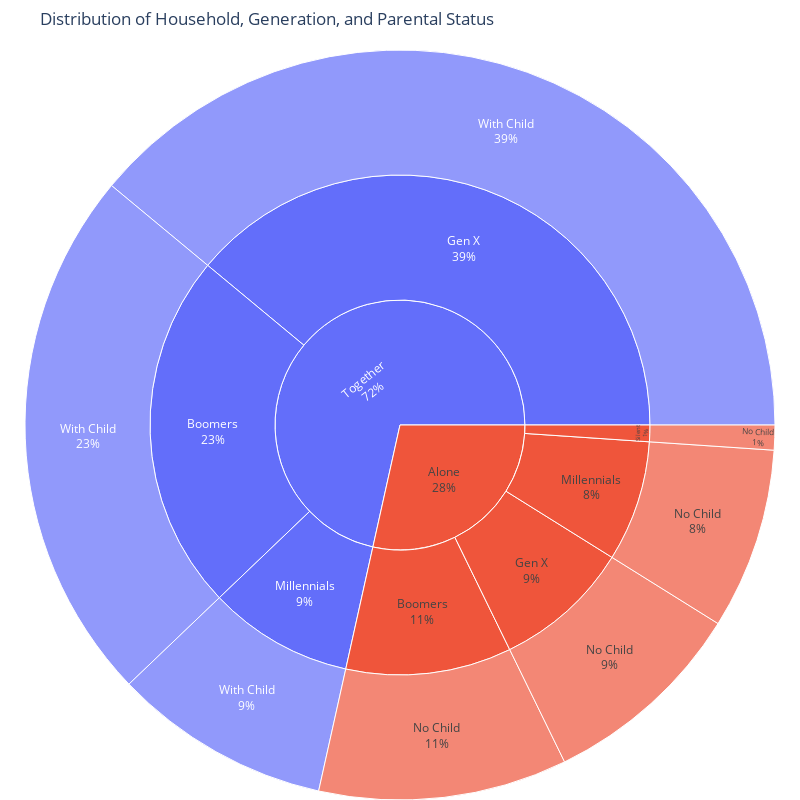

This figure's notebook cell:
### Code cell
# Calculating the Distribution of Individuals by Household Status, Generation, and Parental Status
df_sb = df.groupby(["household", "gen", "is_parent"]).size().reset_index(name="count")
df_sb["household"] = df_sb["household"].replace({0: "Alone", 1: "Together"})
df_sb["is_parent"] = df_sb["is_parent"].replace({0: "No Child", 1: "With Child"})
fig = px.sunburst(
    df_sb, 
    path=["household", "gen", "is_parent"],  
    values="count",  
    title="Distribution of Household, Generation, and Parental Status"
)
fig.update_traces(textinfo="label+percent entry") 
fig.update_layout(
    margin=dict(t=50, l=0, r=0, b=0), 
    height=800, 
    width=800, 
)
fig.show()

### Figure 1 — Plotly figure (JSON) as saved in the notebook; plotly's stock layout.template omitted (floating-point values rounded to 4 significant figures)
{"data": [{"branchvalues": "total", "domain": {"x": [0, 1], "y": [0, 1]}, "hovertemplate": "labels=%{label}<br>count=%{value}<br>parent=%{parent}<br>id=%{id}<extra></extra>", "ids": ["Alone/Boomers/No Child", "Alone/Gen X/No Child", "Alone/Millennials/No Child", "Alone/Silent/No Child", "Together/Boomers/With Child", "Together/Gen X/With Child", "Together/Millennials/With Child", "Alone/Boomers", "Together/Boomers", "Alone/Gen X", "Together/Gen X", "Alone/Millennials", "Together/Millennials", "Alone/Silent", "Alone", "Together"], "labels": ["No Child", "No Child", "No Child", "No Child", "With Child", "With Child", "With Child", "Boomers", "Boomers", "Gen X", "Gen X", "Millennials", "Millennials", "Silent", "Alone", "Together"], "name": "", "parents": ["Alone/Boomers", "Alone/Gen X", "Alone/Millennials", "Alone/Silent", "Together/Boomers", "Together/Gen X", "Together/Millennials", "Alone", "Together", "Alone", "Together", "Alone", "Together", "Alone", "", ""], "textinfo": "label+percent entry", "type": "sunburst", "values": [240, 199, 175, 24, 519, 873, 210, 240, 519, 199, 873, 175, 210, 24, 638, 1602]}], "layout": {"height": 800, "legend": {"tracegroupgap": 0}, "margin": {"b": 0, "l": 0, "r": 0, "t": 50}, "title": {"text": "Distribution of Household, Generation, and Parental Status"}, "width": 800}}
